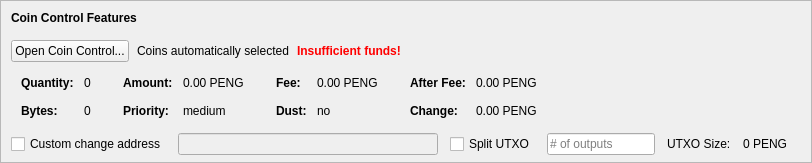
    <widget class="QFrame" name="frameCoinControl">
     <property name="sizePolicy">
      <sizepolicy hsizetype="Expanding" vsizetype="Expanding">
       <horstretch>0</horstretch>
       <verstretch>0</verstretch>
      </sizepolicy>
     </property>
     <property name="maximumSize">
      <size>
       <width>16777215</width>
       <height>16777215</height>
      </size>
     </property>
     <property name="frameShape">
      <enum>QFrame::StyledPanel</enum>
     </property>
     <property name="frameShadow">
      <enum>QFrame::Sunken</enum>
     </property>
     <layout class="QVBoxLayout" name="verticalLayoutCoinControl2">
      <property name="spacing">
       <number>0</number>
      </property>
      <property name="leftMargin">
       <number>0</number>
      </property>
      <property name="topMargin">
       <number>0</number>
      </property>
      <property name="rightMargin">
       <number>0</number>
      </property>
      <property name="bottomMargin">
       <number>6</number>
      </property>
      <item>
       <layout class="QVBoxLayout" name="verticalLayoutCoinControl" stretch="0,0,0,0,1">
        <property name="spacing">
         <number>0</number>
        </property>
        <property name="leftMargin">
         <number>10</number>
        </property>
        <property name="topMargin">
         <number>10</number>
        </property>
        <item>
         <layout class="QHBoxLayout" name="horizontalLayoutCoinControl1">
          <property name="bottomMargin">
           <number>15</number>
          </property>
          <item>
           <widget class="QLabel" name="labelCoinControlFeatures">
            <property name="sizePolicy">
             <sizepolicy hsizetype="Preferred" vsizetype="Maximum">
              <horstretch>0</horstretch>
              <verstretch>0</verstretch>
             </sizepolicy>
            </property>
            <property name="font">
             <font>
              <weight>75</weight>
              <bold>true</bold>
             </font>
            </property>
            <property name="styleSheet">
             <string notr="true">font-weight:bold;</string>
            </property>
            <property name="text">
             <string>Coin Control Features</string>
            </property>
           </widget>
          </item>
         </layout>
        </item>
        <item>
         <layout class="QHBoxLayout" name="horizontalLayoutCoinControl2" stretch="0,0,0,0">
          <property name="spacing">
           <number>8</number>
          </property>
          <property name="bottomMargin">
           <number>10</number>
          </property>
          <item>
           <widget class="QPushButton" name="pushButtonCoinControl">
            <property name="styleSheet">
             <string notr="true"/>
            </property>
            <property name="text">
             <string>Open Coin Control...</string>
            </property>
            <property name="autoDefault">
             <bool>false</bool>
            </property>
           </widget>
          </item>
          <item>
           <widget class="QLabel" name="labelCoinControlAutomaticallySelected">
            <property name="text">
             <string>Coins automatically selected</string>
            </property>
            <property name="margin">
             <number>5</number>
            </property>
           </widget>
          </item>
          <item>
           <widget class="QLabel" name="labelCoinControlInsuffFunds">
            <property name="font">
             <font>
              <weight>75</weight>
              <bold>true</bold>
             </font>
            </property>
            <property name="styleSheet">
             <string notr="true">color:red;font-weight:bold;</string>
            </property>
            <property name="text">
             <string>Insufficient funds!</string>
            </property>
            <property name="margin">
             <number>5</number>
            </property>
           </widget>
          </item>
          <item>
           <spacer name="horizontalSpacerCoinControl">
            <property name="orientation">
             <enum>Qt::Horizontal</enum>
            </property>
            <property name="sizeHint" stdset="0">
             <size>
              <width>40</width>
              <height>1</height>
             </size>
            </property>
           </spacer>
          </item>
         </layout>
        </item>
        <item>
         <widget class="QWidget" name="widgetCoinControl" native="true">
          <property name="sizePolicy">
           <sizepolicy hsizetype="Preferred" vsizetype="Preferred">
            <horstretch>0</horstretch>
            <verstretch>0</verstretch>
           </sizepolicy>
          </property>
          <property name="minimumSize">
           <size>
            <width>0</width>
            <height>0</height>
           </size>
          </property>
          <property name="styleSheet">
           <string notr="true"/>
          </property>
          <layout class="QHBoxLayout" name="horizontalLayoutCoinControl5">
           <property name="leftMargin">
            <number>0</number>
           </property>
           <property name="topMargin">
            <number>0</number>
           </property>
           <property name="rightMargin">
            <number>0</number>
           </property>
           <property name="bottomMargin">
            <number>0</number>
           </property>
           <item>
            <layout class="QHBoxLayout" name="horizontalLayoutCoinControl3" stretch="0,0,0,1">
             <property name="spacing">
              <number>20</number>
             </property>
             <property name="topMargin">
              <number>0</number>
             </property>
             <property name="bottomMargin">
              <number>10</number>
             </property>
             <item>
              <layout class="QFormLayout" name="formLayoutCoinControl1">
               <property name="horizontalSpacing">
                <number>10</number>
               </property>
               <property name="verticalSpacing">
                <number>14</number>
               </property>
               <property name="leftMargin">
                <number>10</number>
               </property>
               <property name="topMargin">
                <number>4</number>
               </property>
               <property name="rightMargin">
                <number>6</number>
               </property>
               <item row="0" column="0">
                <widget class="QLabel" name="labelCoinControlQuantityText">
                 <property name="font">
                  <font>
                   <weight>75</weight>
                   <bold>true</bold>
                  </font>
                 </property>
                 <property name="text">
                  <string>Quantity:</string>
                 </property>
                 <property name="margin">
                  <number>0</number>
                 </property>
                </widget>
               </item>
               <item row="0" column="1">
                <widget class="QLabel" name="labelCoinControlQuantity">
                 <property name="cursor">
                  <cursorShape>IBeamCursor</cursorShape>
                 </property>
                 <property name="contextMenuPolicy">
                  <enum>Qt::ActionsContextMenu</enum>
                 </property>
                 <property name="text">
                  <string notr="true">0</string>
                 </property>
                 <property name="margin">
                  <number>0</number>
                 </property>
                 <property name="textInteractionFlags">
                  <set>Qt::LinksAccessibleByMouse|Qt::TextSelectableByKeyboard|Qt::TextSelectableByMouse</set>
                 </property>
                </widget>
               </item>
               <item row="1" column="0">
                <widget class="QLabel" name="labelCoinControlBytesText">
                 <property name="font">
                  <font>
                   <weight>75</weight>
                   <bold>true</bold>
                  </font>
                 </property>
                 <property name="text">
                  <string>Bytes:</string>
                 </property>
                </widget>
               </item>
               <item row="1" column="1">
                <widget class="QLabel" name="labelCoinControlBytes">
                 <property name="cursor">
                  <cursorShape>IBeamCursor</cursorShape>
                 </property>
                 <property name="contextMenuPolicy">
                  <enum>Qt::ActionsContextMenu</enum>
                 </property>
                 <property name="text">
                  <string notr="true">0</string>
                 </property>
                 <property name="textInteractionFlags">
                  <set>Qt::LinksAccessibleByMouse|Qt::TextSelectableByKeyboard|Qt::TextSelectableByMouse</set>
                 </property>
                </widget>
               </item>
              </layout>
             </item>
             <item>
              <layout class="QFormLayout" name="formLayoutCoinControl2">
               <property name="horizontalSpacing">
                <number>10</number>
               </property>
               <property name="verticalSpacing">
                <number>14</number>
               </property>
               <property name="leftMargin">
                <number>6</number>
               </property>
               <property name="topMargin">
                <number>4</number>
               </property>
               <property name="rightMargin">
                <number>6</number>
               </property>
               <item row="0" column="0">
                <widget class="QLabel" name="labelCoinControlAmountText">
                 <property name="font">
                  <font>
                   <weight>75</weight>
                   <bold>true</bold>
                  </font>
                 </property>
                 <property name="text">
                  <string>Amount:</string>
                 </property>
                 <property name="margin">
                  <number>0</number>
                 </property>
                </widget>
               </item>
               <item row="0" column="1">
                <widget class="QLabel" name="labelCoinControlAmount">
                 <property name="cursor">
                  <cursorShape>IBeamCursor</cursorShape>
                 </property>
                 <property name="contextMenuPolicy">
                  <enum>Qt::ActionsContextMenu</enum>
                 </property>
                 <property name="text">
                  <string notr="true">0.00 PENG</string>
                 </property>
                 <property name="textInteractionFlags">
                  <set>Qt::LinksAccessibleByMouse|Qt::TextSelectableByKeyboard|Qt::TextSelectableByMouse</set>
                 </property>
                </widget>
               </item>
               <item row="1" column="0">
                <widget class="QLabel" name="labelCoinControlPriorityText">
                 <property name="font">
                  <font>
                   <weight>75</weight>
                   <bold>true</bold>
                  </font>
                 </property>
                 <property name="text">
                  <string>Priority:</string>
                 </property>
                </widget>
               </item>
               <item row="1" column="1">
                <widget class="QLabel" name="labelCoinControlPriority">
                 <property name="cursor">
                  <cursorShape>IBeamCursor</cursorShape>
                 </property>
                 <property name="contextMenuPolicy">
                  <enum>Qt::ActionsContextMenu</enum>
                 </property>
                 <property name="text">
                  <string>medium</string>
                 </property>
                 <property name="textInteractionFlags">
                  <set>Qt::LinksAccessibleByMouse|Qt::TextSelectableByKeyboard|Qt::TextSelectableByMouse</set>
                 </property>
                </widget>
               </item>
              </layout>
             </item>
             <item>
              <layout class="QFormLayout" name="formLayoutCoinControl3">
               <property name="horizontalSpacing">
                <number>10</number>
               </property>
               <property name="verticalSpacing">
                <number>14</number>
               </property>
               <property name="leftMargin">
                <number>6</number>
               </property>
               <property name="topMargin">
                <number>4</number>
               </property>
               <property name="rightMargin">
                <number>6</number>
               </property>
               <item row="0" column="0">
                <widget class="QLabel" name="labelCoinControlFeeText">
                 <property name="font">
                  <font>
                   <weight>75</weight>
                   <bold>true</bold>
                  </font>
                 </property>
                 <property name="text">
                  <string>Fee:</string>
                 </property>
                 <property name="margin">
                  <number>0</number>
                 </property>
                </widget>
               </item>
               <item row="0" column="1">
                <widget class="QLabel" name="labelCoinControlFee">
                 <property name="cursor">
                  <cursorShape>IBeamCursor</cursorShape>
                 </property>
                 <property name="contextMenuPolicy">
                  <enum>Qt::ActionsContextMenu</enum>
                 </property>
                 <property name="text">
                  <string notr="true">0.00 PENG</string>
                 </property>
                 <property name="textInteractionFlags">
                  <set>Qt::LinksAccessibleByMouse|Qt::TextSelectableByKeyboard|Qt::TextSelectableByMouse</set>
                 </property>
                </widget>
               </item>
               <item row="1" column="0">
                <widget class="QLabel" name="labelCoinControlLowOutputText">
                 <property name="font">
                  <font>
                   <weight>75</weight>
                   <bold>true</bold>
                  </font>
                 </property>
                 <property name="text">
                  <string>Dust:</string>
                 </property>
                </widget>
               </item>
               <item row="1" column="1">
                <widget class="QLabel" name="labelCoinControlLowOutput">
                 <property name="cursor">
                  <cursorShape>IBeamCursor</cursorShape>
                 </property>
                 <property name="contextMenuPolicy">
                  <enum>Qt::ActionsContextMenu</enum>
                 </property>
                 <property name="text">
                  <string>no</string>
                 </property>
                 <property name="textInteractionFlags">
                  <set>Qt::LinksAccessibleByMouse|Qt::TextSelectableByKeyboard|Qt::TextSelectableByMouse</set>
                 </property>
                </widget>
               </item>
              </layout>
             </item>
             <item>
              <layout class="QFormLayout" name="formLayoutCoinControl4">
               <property name="horizontalSpacing">
                <number>10</number>
               </property>
               <property name="verticalSpacing">
                <number>14</number>
               </property>
               <property name="leftMargin">
                <number>6</number>
               </property>
               <property name="topMargin">
                <number>4</number>
               </property>
               <property name="rightMargin">
                <number>6</number>
               </property>
               <item row="0" column="0">
                <widget class="QLabel" name="labelCoinControlAfterFeeText">
                 <property name="font">
                  <font>
                   <weight>75</weight>
                   <bold>true</bold>
                  </font>
                 </property>
                 <property name="text">
                  <string>After Fee:</string>
                 </property>
                 <property name="margin">
                  <number>0</number>
                 </property>
                </widget>
               </item>
               <item row="0" column="1">
                <widget class="QLabel" name="labelCoinControlAfterFee">
                 <property name="cursor">
                  <cursorShape>IBeamCursor</cursorShape>
                 </property>
                 <property name="contextMenuPolicy">
                  <enum>Qt::ActionsContextMenu</enum>
                 </property>
                 <property name="text">
                  <string notr="true">0.00 PENG</string>
                 </property>
                 <property name="textInteractionFlags">
                  <set>Qt::LinksAccessibleByMouse|Qt::TextSelectableByKeyboard|Qt::TextSelectableByMouse</set>
                 </property>
                </widget>
               </item>
               <item row="1" column="0">
                <widget class="QLabel" name="labelCoinControlChangeText">
                 <property name="font">
                  <font>
                   <weight>75</weight>
                   <bold>true</bold>
                  </font>
                 </property>
                 <property name="text">
                  <string>Change:</string>
                 </property>
                </widget>
               </item>
               <item row="1" column="1">
                <widget class="QLabel" name="labelCoinControlChange">
                 <property name="cursor">
                  <cursorShape>IBeamCursor</cursorShape>
                 </property>
                 <property name="contextMenuPolicy">
                  <enum>Qt::ActionsContextMenu</enum>
                 </property>
                 <property name="text">
                  <string notr="true">0.00 PENG</string>
                 </property>
                 <property name="textInteractionFlags">
                  <set>Qt::LinksAccessibleByMouse|Qt::TextSelectableByKeyboard|Qt::TextSelectableByMouse</set>
                 </property>
                </widget>
               </item>
              </layout>
             </item>
            </layout>
           </item>
          </layout>
         </widget>
        </item>
        <item>
         <layout class="QHBoxLayout" name="horizontalLayoutCoinControl4" stretch="0,0,0,0,0,0,0">
          <property name="spacing">
           <number>12</number>
          </property>
          <property name="sizeConstraint">
           <enum>QLayout::SetDefaultConstraint</enum>
          </property>
          <property name="topMargin">
           <number>5</number>
          </property>
          <property name="rightMargin">
           <number>5</number>
          </property>
          <item>
           <widget class="QCheckBox" name="checkBoxCoinControlChange">
            <property name="toolTip">
             <string>If this is activated, but the change address is empty or invalid, change will be sent to a newly generated address.</string>
            </property>
            <property name="text">
             <string>Custom change address</string>
            </property>
           </widget>
          </item>
          <item>
           <widget class="QValidatedLineEdit" name="lineEditCoinControlChange">
            <property name="enabled">
             <bool>false</bool>
            </property>
            <property name="sizePolicy">
             <sizepolicy hsizetype="Expanding" vsizetype="Fixed">
              <horstretch>0</horstretch>
              <verstretch>0</verstretch>
             </sizepolicy>
            </property>
           </widget>
          </item>
          <item>
           <widget class="QCheckBox" name="splitBlockCheckBox">
            <property name="text">
             <string>Split UTXO</string>
            </property>
           </widget>
          </item>
          <item>
           <widget class="QLineEdit" name="splitBlockLineEdit">
            <property name="sizePolicy">
             <sizepolicy hsizetype="Fixed" vsizetype="Fixed">
              <horstretch>50</horstretch>
              <verstretch>0</verstretch>
             </sizepolicy>
            </property>
            <property name="placeholderText">
             <string># of outputs</string>
            </property>
           </widget>
          </item>
          <item>
           <widget class="QLabel" name="labelBlockSizeText">
            <property name="text">
             <string>UTXO Size:</string>
            </property>
           </widget>
          </item>
          <item>
           <widget class="QLabel" name="labelBlockSize">
            <property name="text">
             <string>0 PENG</string>
            </property>
           </widget>
          </item>
          <item>
           <widget class="QLabel" name="labelCoinControlChangeLabel">
            <property name="sizePolicy">
             <sizepolicy hsizetype="Preferred" vsizetype="Expanding">
              <horstretch>0</horstretch>
              <verstretch>0</verstretch>
             </sizepolicy>
            </property>
            <property name="minimumSize">
             <size>
              <width>0</width>
              <height>0</height>
             </size>
            </property>
            <property name="text">
             <string/>
            </property>
            <property name="margin">
             <number>3</number>
            </property>
           </widget>
          </item>
         </layout>
        </item>
        <item>
         <spacer name="verticalSpacerCoinControl">
          <property name="orientation">
           <enum>Qt::Vertical</enum>
          </property>
          <property name="sizeHint" stdset="0">
           <size>
            <width>800</width>
            <height>1</height>
           </size>
          </property>
         </spacer>
        </item>
       </layout>
      </item>
     </layout>
    </widget>
